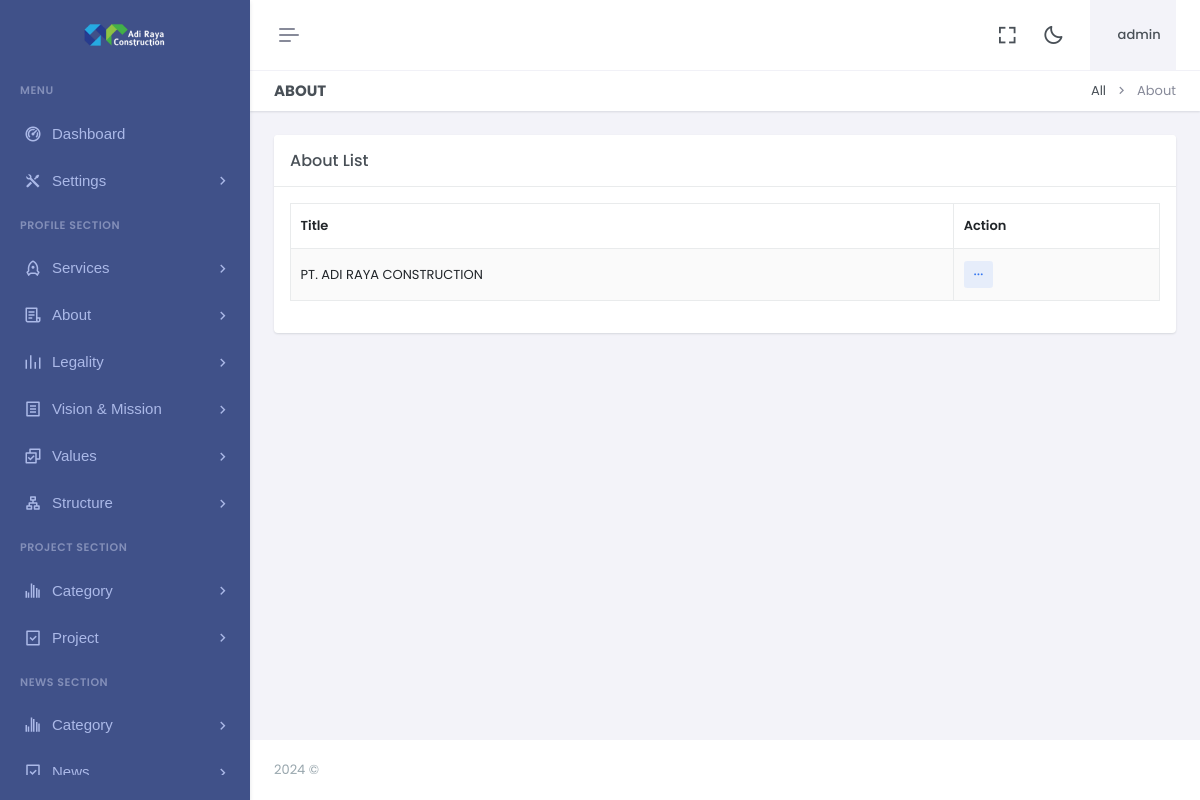
The page /dashboard/aboutlist.php (signed in) on the database its author committed.
### tables this page shows
CREATE TABLE `logo` (
  `id` int(11) NOT NULL,
  `xfile` varchar(1000) NOT NULL,
  `ufile` varchar(1000) NOT NULL,
  `updated_at` timestamp NOT NULL DEFAULT current_timestamp() ON UPDATE current_timestamp()
);

CREATE TABLE `about` (
  `id` int(50) NOT NULL,
  `about_decs` varchar(300) NOT NULL,
  `about_detail` varchar(2000) NOT NULL,
  `ufile` varchar(1000) NOT NULL
);

### dashboard/aboutlist.php (the view)
<?php include "header.php"; ?>
<?php include "sidebar.php"; ?>
<div class="main-content">
    <div class="page-content">
        <div class="container-fluid">
            <div class="row">
                <div class="col-12">
                    <div class="page-title-box d-sm-flex align-items-center justify-content-between">
                        <h4 class="mb-sm-0">About</h4>
                        <div class="page-title-right">
                            <ol class="breadcrumb m-0">
                                <li class="breadcrumb-item"><a href="javascript: void(0);">All</a></li>
                                <li class="breadcrumb-item active">About</li>
                            </ol>
                        </div>
                    </div>
                </div>
            </div>
            <div class="row">
                <div class="col-lg-12">
                    <div class="card">
                        <div class="card-header">
                            <h5 class="card-title mb-0">About List</h5>
                        </div>
                        <div class="card-body">
                            <table id="example"
                                class="table table-bordered dt-responsive nowrap table-striped align-middle"
                                style="width:100%">
                                <thead>
                                    <tr>
                                        <th data-ordering="false">Title</th>
                                        <th>Action</th>
                                    </tr>
                                </thead>
                                <tbody>
                                    <?php
                                    $q = "SELECT * FROM  about ORDER BY id DESC";
                                    $r123 = mysqli_query($con, $q);
                                    while ($ro = mysqli_fetch_array($r123)) {
                                        $id = "$ro[id]";
                                        $about_decs = "$ro[about_decs]";
                                        print "<tr>
				  <td>
				  $about_decs
				  </td>
          <td>
                                                    <div class='dropdown d-inline-block'>
                                                        <button class='btn btn-soft-secondary btn-sm dropdown' type='button' data-bs-toggle='dropdown' aria-expanded='false'>
                                                            <i class='ri-more-fill align-middle'></i>
                                                        </button>
                                                        <ul class='dropdown-menu dropdown-menu-end'>
                                                            <li><a href='editabout.php?id=$id' class='dropdown-item edit-item-btn'><i class='ri-pencil-fill align-bottom me-2 text-muted'></i> Edit</a></li>
                                                            <li><a href='editphotoabout.php?id=$id' class='dropdown-item edit-item-btn'><i class='ri-image-edit-fill align-bottom me-2 text-muted'></i> Edit Photo</a></li>
                                                            <li>
                                                                <a href='deleteabout.php?id=$id' class='dropdown-item remove-item-btn'>
                                                                    <i class='ri-delete-bin-fill align-bottom me-2 text-muted'></i> Delete
                                                                </a>
                                                            </li>
                                                        </ul>
                                                    </div>
                                                </td>
				  </tr>";
                                    }
                                    ?>
                                </tbody>
                            </table>
                        </div>
                    </div>
                </div>
            </div>
        </div>
    </div>
    <?php include "footer.php"; ?>

### dashboard/sidebar.php (shortened to what this page needs)
<?php
include "../z_db.php";
?>
<div class="app-menu navbar-menu">
    <div class="navbar-brand-box">
        <?php
        $rr = mysqli_query($con, "SELECT ufile FROM logo");
        $r = mysqli_fetch_row($rr);
        $ufile = $r[0];
        ?>
        <a href="#" class="logo logo-light">
            <span class="logo-lg">
                <img src="uploads/logo/<?php print $ufile ?>" alt="" height="30">
            </span>
        </a>
    </div>
    <div id="scrollbar">
        <div class="container-fluid">
            <ul class="navbar-nav" id="navbar-nav">
                <li class="menu-title"><span data-key="t-menu">Menu</span></li>
                <li class="nav-item">
                    <a href="dashboard" class="nav-link" data-key="t-analytics"> <i class="ri-dashboard-2-line"></i>
                        <span data-key="t-dashboards"> Dashboard </span></a>
                </li>
                <li class="nav-item">
                    <a class="nav-link menu-link" href="#sidebarK" data-bs-toggle="collapse" role="button"
                        aria-expanded="true" aria-controls="sidebarLanding">
                        <i class="ri-tools-fill"></i> <span data-key="t-landing"> Settings </span>
                    </a>
                </li>
                <li class="menu-title"><span data-key="t-menu">PROFILE SECTION</span></li>
                <li class="nav-item">
                    <a class="nav-link menu-link" href="#sidebarW" data-bs-toggle="collapse" role="button"
                        aria-expanded="true" aria-controls="sidebarLanding">
                        <i class="ri-rocket-line"></i> <span data-key="t-landing"> Services</span>
                    </a>
                </li>
                <li class="nav-item">
                    <a class="nav-link menu-link" href="#sidebarq" data-bs-toggle="collapse" role="button"
                        aria-expanded="true" aria-controls="sidebarLanding">
                        <i class="ri-file-list-3-line"></i> <span data-key="t-landing">About</span>
                    </a>
                </li>
                <li class="nav-item">
                    <a class="nav-link menu-link" href="#sidebarLgl" data-bs-toggle="collapse" role="button"
                        aria-expanded="true" aria-controls="sidebarLanding">
                        <i class="ri-rhythm-fill"></i> <span data-key="t-landing">Legality</span>
                    </a>
                </li>
                <li class="nav-item">
                    <a class="nav-link menu-link" href="#sidebarB" data-bs-toggle="collapse" role="button"
                        aria-expanded="true" aria-controls="sidebarLanding">
                        <i class="ri-file-list-line"></i> <span data-key="t-landing">Vision & Mission</span>
                    </a>
                </li>
                <li class="nav-item">
                    <a class="nav-link menu-link" href="#sidebarLanding" data-bs-toggle="collapse" role="button"
                        aria-expanded="true" aria-controls="sidebarLanding">
                        <i class="ri-checkbox-multiple-line"></i> <span data-key="t-landing">Values</span>
                    </a>
                </li>
                <li class="nav-item">
                    <a class="nav-link menu-link" href="#sidebarStr" data-bs-toggle="collapse" role="button"
                        aria-expanded="true" aria-controls="sidebarLanding">
                        <i class="ri-organization-chart"></i> <span data-key="t-landing">Structure</span>
                    </a>
                </li>
                <li class="menu-title"><span data-key="t-menu">PROJECT SECTION</span></li>
                <li class="nav-item">
                    <a class="nav-link menu-link" href="#sidebarU" data-bs-toggle="collapse" role="button"
                        aria-expanded="true" aria-controls="sidebarLanding">
                        <i class="ri-bar-chart-grouped-fill"></i> <span data-key="t-landing">Category</span>
                    </a>
                </li>
                <li class="nav-item">
                    <a class="nav-link menu-link" href="#sidebarGU" data-bs-toggle="collapse" role="button"
                        aria-expanded="true" aria-controls="sidebarLanding">
                        <i class="ri-task-line"></i> <span data-key="t-landing">Project</span>
                    </a>
                </li>
                <li class="menu-title"><span data-key="t-menu">NEWS SECTION</span></li>
                <li class="nav-item">
                    <a class="nav-link menu-link" href="#sidebarNS" data-bs-toggle="collapse" role="button"
                        aria-expanded="true" aria-controls="sidebarLanding">
                        <i class="ri-bar-chart-grouped-fill"></i> <span data-key="t-landing">Category</span>
                    </a>
                </li>
                <li class="nav-item">
                    <a class="nav-link menu-link" href="#sidebarNEWS" data-bs-toggle="collapse" role="button"
                        aria-expanded="true" aria-controls="sidebarLanding">
                        <i class="ri-task-line"></i> <span data-key="t-landing">News</span>
                    </a>
                </li>
            </ul>
        </div>
    </div>
    <div class="sidebar-background"></div>
</div>

### rows shown on the page
logo: ufile (picture)
about: about_decs "PT. ADI RAYA CONSTRUCTION"

### other values the page prints
$username "admin"
